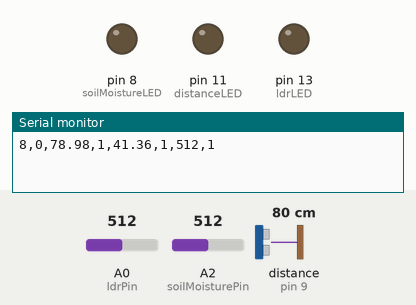
Simulated run of this sketch. Board: Arduino Uno, built with avr-gcc and run on an emulated ATmega328P. On the bench: output pins drawn as LEDs (lit = HIGH), the last lines printed to the serial monitor. Wiring (inferred from the names in the program): ultrasonic range finder: trigger pin 10; echo pin 9. Inputs (shaded band) come from the test bench; at power-on: A2 (soilMoisturePin) = 512, A0 (ldrPin) = 512, distance to the obstacle (sensor on pin 9) 80 cm. The echo pulse lasts 58.3 µs per cm; pins used as bus, display or sensor lines are not drawn.

Above: at 1.2 s.
1.3 s: A2 (soilMoisturePin) set to 0
At 8.7 s:
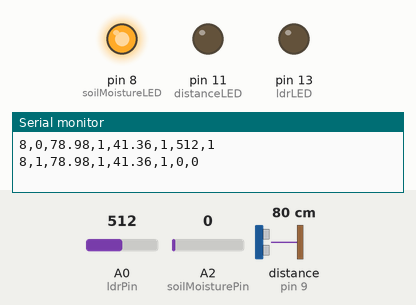
9.5 s: A2 (soilMoisturePin) set to 122
At 16.9 s:
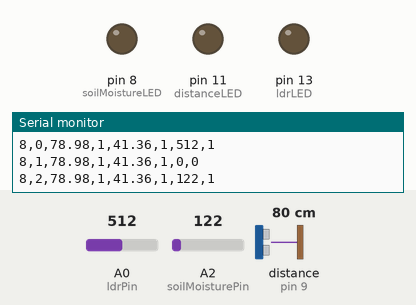
Timing chart, 0 to 18.4 s (numbered marks = the images above; inputs shaded):
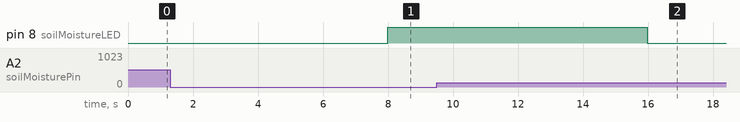

The sketch:

getRoomSensorData.ino
```cpp
#define serialPi Serial

//Declare constant variables
const int potID = 1;
const double ldrLower = 390;
const double ldrUpper = 685;
const double ldrRange = ldrUpper-ldrLower;
const int limit = 300;
String packet;
int nPacket = 0;
int timerIterations;
int waitFor = 10; //the number of seconds to wait for. A multiple of 5

int timer1_counter;

//Declare Sensor Pins
const int ldrPin = A0;
const int trigPin = 10;
const int echoPin = 9;
const int soilMoisturePin = A2;

boolean resendPacket = false;
//Receiving Acknowledgments
String opcode = "";
String packetRec = "";

//Declare debugging LED pins
const int ldrLED = 13;
const int distanceLED = 11;
const int soilMoistureLED = 8;

// defines variables
int ldrValue;
long duration;
float distance;
int sensorValue;


//Debugging LED statuses
boolean waterDistanceStatus;
boolean ldrStatus;
boolean soilMoistureStatus;

//Function prototypes
void getLDR(void);
void getWaterLevel(void);
void getSoilMoisture(void);

void setup() {


  pinMode(ldrLED, OUTPUT);
  pinMode(distanceLED, OUTPUT);
  pinMode(soilMoistureLED, OUTPUT);

  //Set the sensor pins
  pinMode(ldrPin, INPUT);
  pinMode(soilMoisturePin, INPUT);
  pinMode(trigPin, OUTPUT); // Sets the trigPin as an Output
  pinMode(echoPin, INPUT); // Sets the echoPin as an Input

 // initialize timer1
  noInterrupts();           // disable all interrupts
  TCCR1A = 0;
  TCCR1B = 0;

  // Set timer1_counter to the correct value for our interrupt interval
  //timer1_counter = 64911;   // preload timer 65536-16MHz/256/100Hz
  //timer1_counter = 64286;   // preload timer 65536-16MHz/256/50Hz
  //timer1_counter = 0;   // preload timer 65536-16MHz/256/2Hz
  timer1_counter = 3124;
  TCNT1 = timer1_counter;   // preload timer
  // Set CS11 bit for 8 prescaler
  TCCR1B |= (1 << CS12) | (1 << CS10);
  interrupts();
  TIMSK1 &= ~(1 << TOIE1);

  serialPi.begin(9600);

}

void loop() {
  timerIterations = 0;
  packet = "";
  packet += 0x08; //The OpCode for the data packet
  packet += ",";
  packet += nPacket;
  packet += ",";

  getWaterLevel();
  getLDR();
  getSoilMoisture();
  serialPi.println(packet);
  //Timer1.attachInterrupt(timerIsr); // attach the service routine here
  TIMSK1 |= (1 << TOIE1);
  while((TIMSK1 & (1 << TOIE1))){ //Once the interrupt is disabled, continue with regular loop
    if(resendPacket){
      serialPi.println(packet);
      resendPacket = false;
    }
  }

  delay((waitFor - (timerIterations * 5)) * 1000); //waitFor the remaining time left in the delay
  nPacket = (nPacket + 1) % 100;

}

void getWaterLevel(void){
  digitalWrite(trigPin, LOW);
  delayMicroseconds(2);
  // Sets the trigPin on HIGH state for 10 micro seconds
  digitalWrite(trigPin, HIGH);
  delayMicroseconds(10);
  digitalWrite(trigPin, LOW);
  // Reads the echoPin, returns the sound wave travel time in microseconds
  duration = pulseIn(echoPin, HIGH);
  // Calculating the distance
  distance= duration*0.034/2;
  // Prints the distance on the Serial Monitor

  packet += distance;
  packet += ",";

  //If no voltage is supplied to the ultrasonic sensor then turn on the debugging LED
  if(abs(distance - 0) < 0.01){
    digitalWrite(distanceLED, HIGH);
    waterDistanceStatus = false;
  }
  else{
    digitalWrite(distanceLED, LOW);
    waterDistanceStatus = true;
  }
  packet += waterDistanceStatus;
  packet += ",";
}


void getLDR(void){
  ldrValue = analogRead(ldrPin);


   packet += (ldrValue-ldrLower)/ldrRange * 100;
   packet += ",";

   //If the light is detected to be below 64% turn on the LED
   if ((ldrValue-ldrLower)/ldrRange <= 0.64) {
    //digitalWrite(ldrLED, HIGH);
    ldrStatus = true;
   } else {
    //digitalWrite(ldrLED, LOW);
    ldrStatus = false;
   }
  packet += ldrStatus;
  packet += ",";

}

void getSoilMoisture(void){
  sensorValue = analogRead(soilMoisturePin);
  packet += sensorValue;
  packet += ",";

  //If no voltage is supplied to the moisture sensor then turn on the debugging LED
  if (analogRead(soilMoisturePin) == 0){
    digitalWrite(soilMoistureLED, HIGH);
    soilMoistureStatus = false;
  } else{
    digitalWrite(soilMoistureLED, LOW);
    soilMoistureStatus = true;
  }
  packet += soilMoistureStatus;
}

ISR(TIMER1_OVF_vect){
  TCNT1 = timer1_counter;   // preload timer
  timerIterations++;
  //serialPi.println("made it to ISR\nIteration: " + timerIterations);

  while(serialPi.available() > 0 ){ // Don't read unless there is data
    String ack = serialPi.readStringUntil(',');
    String n = serialPi.readStringUntil('\0');

    if(ack == "00" && n == String(nPacket)){// && packetRec.toInt() == nPacket){
      digitalWrite(ldrLED, digitalRead(ldrLED) ^ 1);
      TIMSK1 &= ~(1 << TOIE1);
    }
    else{
      resendPacket = true;
    }
    }

    if(timerIterations >= waitFor / 5){
      TIMSK1 &= ~(1 << TOIE1); //disable timer
    }


}
```

Measured:
- after the input at 1.3 s, pin 8 (soilMoistureLED): LOW → HIGH after 6.7 s
- after the input at 9.5 s, pin 8 (soilMoistureLED): HIGH → LOW after 6.5 s
